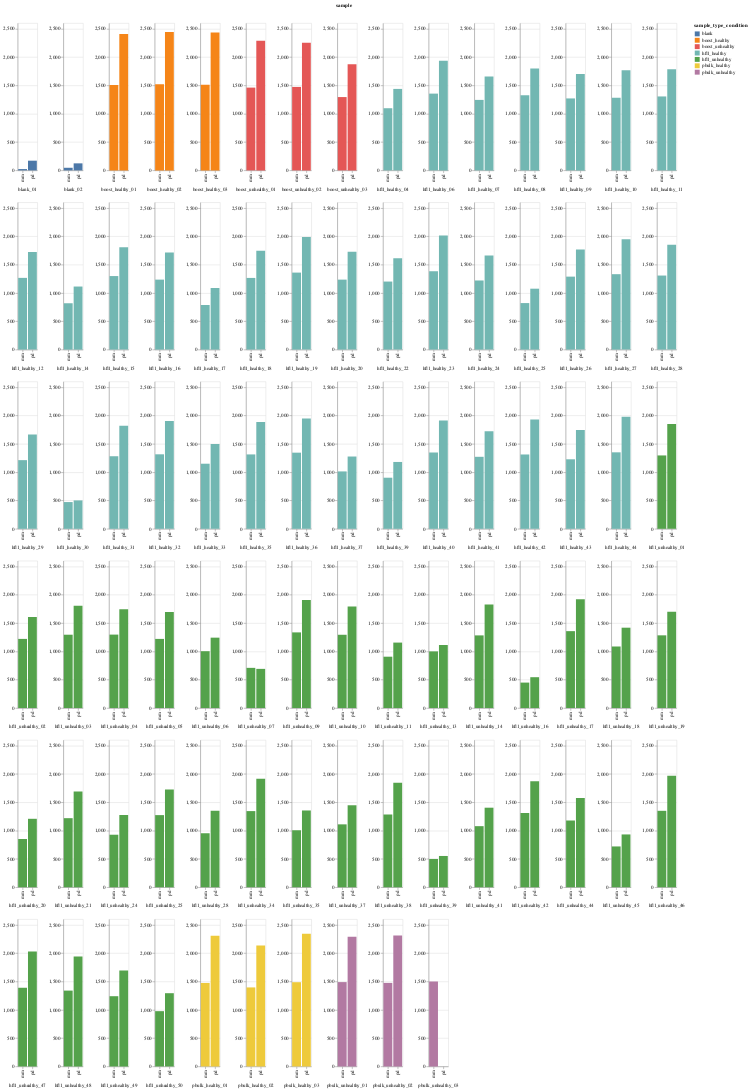

The cell this chart's notebook holds for it:
### Code cell
oscutils.make_proteins_counts_plot(quant_or_found="quant", clean=True)

### Figure 1 — Vega-Lite specification as saved in the notebook (floating-point values rounded to 4 significant figures; data arrays with more than 128 entries replaced by an {"elided": "..."} marker saying what was removed)
{"config": {"view": {"continuousWidth": 400, "continuousHeight": 300}, "facet": {"spacing": 0}}, "data": {"name": "data-9e243a1a47c4b8936207e91a20e96d4e"}, "facet": {"field": "sample", "header": {"labelOrient": "bottom"}, "type": "nominal"}, "spec": {"mark": "bar", "encoding": {"color": {"field": "sample_type_condition", "type": "nominal"}, "x": {"axis": {"title": " ", "titleY": -320}, "field": "software", "type": "nominal"}, "y": {"axis": {"title": null}, "field": "quant_proteins_count", "type": "quantitative"}}}, "columns": 15, "resolve": {"axis": {"x": "independent", "y": "independent"}}, "$schema": "https://vega.github.io/schema/vega-lite/v4.17.0.json", "datasets": {"data-9e243a1a47c4b8936207e91a20e96d4e": {"elided": "170 records"}}}
